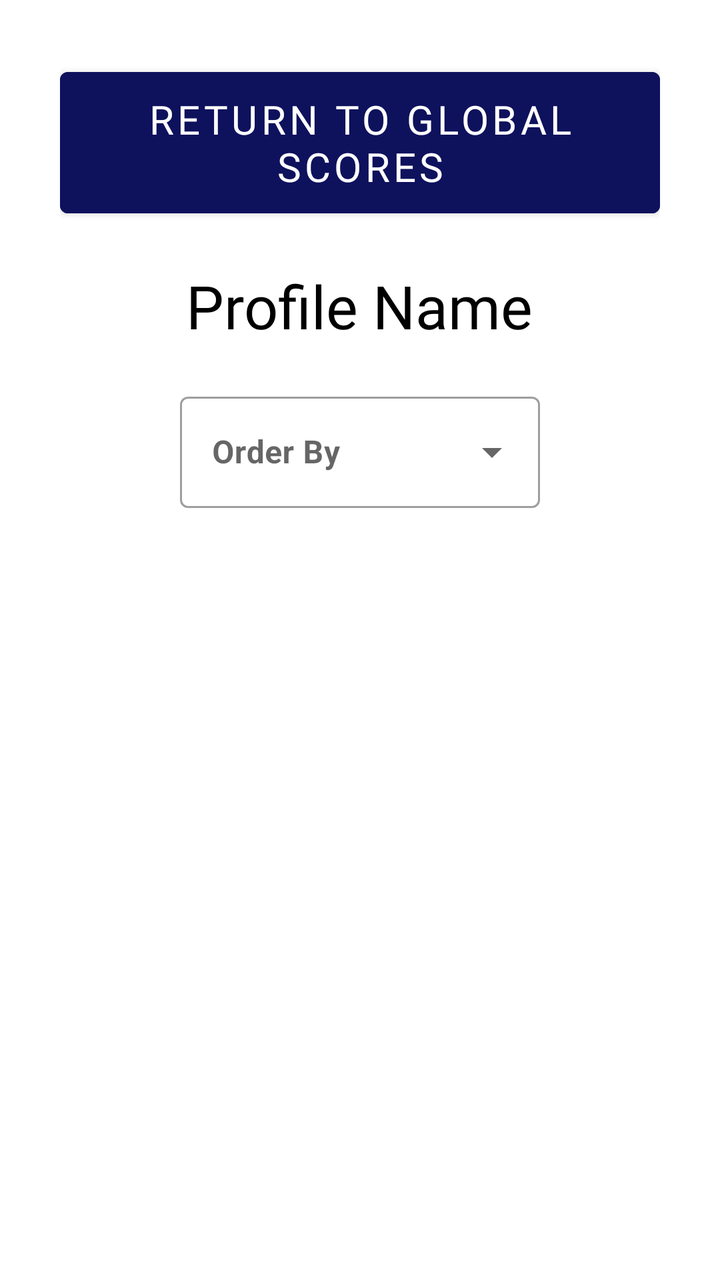
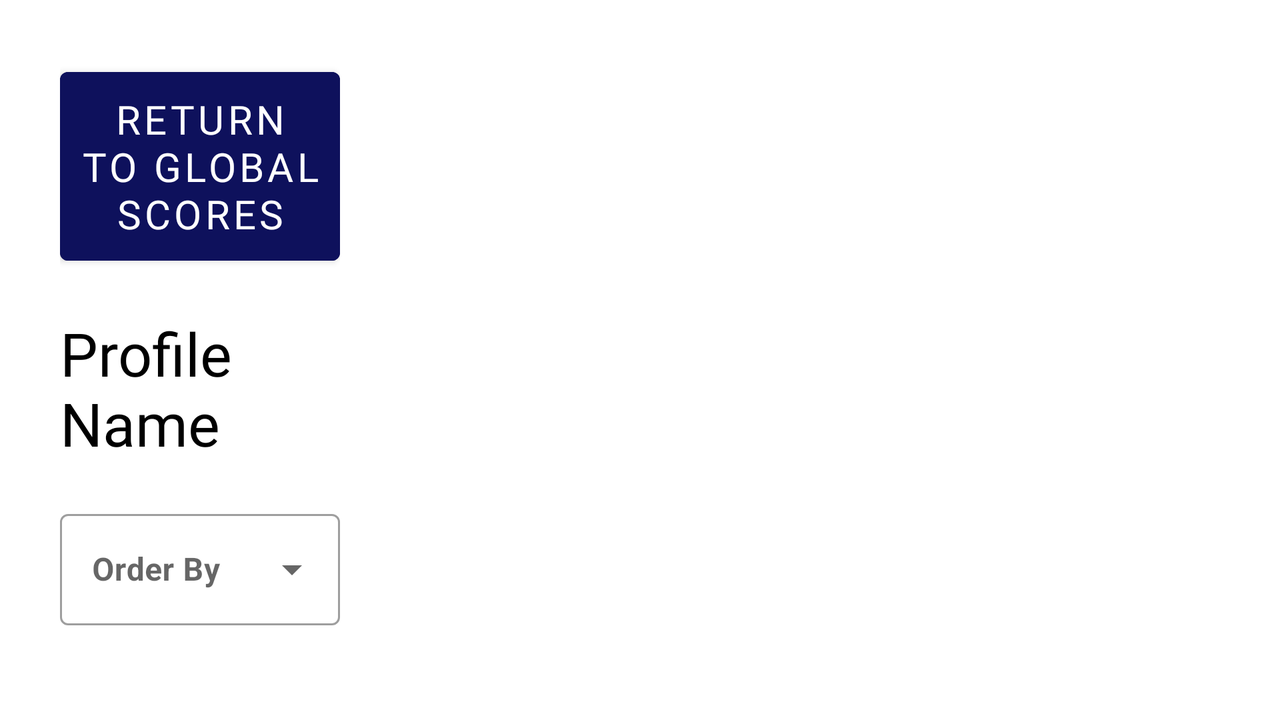

An Android layout and its configuration variant, each rendered on a device that would load it. The default file and the variant file are quoted in full after the pictures.
<!-- AndroidManifest.xml: application theme Theme.QuizApp -->
<!-- res/layout/activity_profile_scores.xml -->
<?xml version="1.0" encoding="utf-8"?>
<LinearLayout xmlns:android="http://schemas.android.com/apk/res/android"
    xmlns:app="http://schemas.android.com/apk/res-auto"
    xmlns:tools="http://schemas.android.com/tools"
    android:layout_width="match_parent"
    android:layout_height="match_parent"
    android:orientation="vertical"
    android:padding="30dp"
    tools:context=".ProfileScoresActivity">

    <Button
        android:id="@+id/btnReturnScore"
        android:layout_width="wrap_content"
        android:layout_height="wrap_content"
        android:layout_marginBottom="20dp"
        android:backgroundTint="@color/primary_blue"
        android:fontFamily="@font/gloucester_mt"
        android:padding="10dp"
        android:text="@string/return_scores_text"
        android:textSize="20sp" />

    <TextView
        android:id="@+id/tvProfileName"
        android:layout_width="wrap_content"
        android:layout_height="wrap_content"
        android:layout_gravity="center"
        android:layout_marginBottom="20dp"
        android:fontFamily="@font/gloucester_mt"
        android:text="Profile Name"
        android:textColor="@color/black"
        android:textSize="30sp" />

    <com.google.android.material.textfield.TextInputLayout
        style="@style/Widget.MaterialComponents.TextInputLayout.OutlinedBox.ExposedDropdownMenu"
        android:layout_width="180dp"
        android:layout_height="wrap_content"
        android:layout_gravity="center"
        android:layout_marginBottom="20dp">

        <AutoCompleteTextView
            android:id="@+id/autoCompleteTextViewProfileScores"
            android:layout_width="match_parent"
            android:layout_height="match_parent"
            android:hint="@string/order_by"
            android:textColor="@color/black"
            android:textStyle="bold" />
    </com.google.android.material.textfield.TextInputLayout>

    <androidx.recyclerview.widget.RecyclerView
        android:id="@+id/rvProfileScores"
        android:layout_width="match_parent"
        android:layout_height="match_parent" />

</LinearLayout>
<!-- resources referenced by this layout -->
<resources>
  <color name="black">#FF000000</color>
  <color name="primary_blue">#0E115C</color>
  <string name="order_by">Order By</string>
  <string name="return_scores_text">Return to Global Scores</string>
  <style name="Theme.QuizApp" parent="Theme.MaterialComponents.DayNight.DarkActionBar">
      
      <item name="colorPrimary">@color/purple_500</item>
      <item name="colorPrimaryVariant">@color/purple_700</item>
      <item name="colorOnPrimary">@color/white</item>
      
      <item name="colorSecondary">@color/teal_200</item>
      <item name="colorSecondaryVariant">@color/teal_700</item>
      <item name="colorOnSecondary">@color/black</item>
      
      <item name="android:statusBarColor" tools:targetApi="l">@color/primary_purple</item>
      
    </style>
  <color name="purple_500">#FF6200EE</color>
  <color name="purple_700">#FF3700B3</color>
  <color name="white">#FFFFFFFF</color>
  <color name="teal_200">#FF03DAC5</color>
  <color name="teal_700">#FF018786</color>
  <color name="primary_purple">#4F1D97</color>
</resources>
<!-- res/layout-land/activity_profile_scores.xml (the repository's variant of the layout above) -->
<!-- drawn on the phone turned sideways -->
<?xml version="1.0" encoding="utf-8"?>
<LinearLayout xmlns:android="http://schemas.android.com/apk/res/android"
    xmlns:app="http://schemas.android.com/apk/res-auto"
    xmlns:tools="http://schemas.android.com/tools"
    android:layout_width="match_parent"
    android:layout_height="match_parent"
    android:orientation="vertical"
    android:padding="30dp"
    tools:context=".ProfileScoresActivity">

    <LinearLayout
        android:layout_width="match_parent"
        android:layout_height="match_parent"
        android:orientation="horizontal">

        <LinearLayout
            android:layout_width="0dp"
            android:layout_height="match_parent"
            android:layout_weight="1"
            android:orientation="vertical">

            <Button
                android:id="@+id/btnReturnScore"
                android:layout_width="wrap_content"
                android:layout_height="wrap_content"
                android:layout_marginBottom="20dp"
                android:backgroundTint="@color/primary_blue"
                android:fontFamily="@font/gloucester_mt"
                android:padding="10dp"
                android:text="@string/return_scores_text"
                android:textSize="20sp" />

            <TextView
                android:id="@+id/tvProfileName"
                android:layout_width="wrap_content"
                android:layout_height="wrap_content"
                android:layout_marginBottom="20dp"
                android:fontFamily="@font/gloucester_mt"
                android:text="Profile Name"
                android:textColor="@color/black"
                android:textSize="30sp" />

            <com.google.android.material.textfield.TextInputLayout
                style="@style/Widget.MaterialComponents.TextInputLayout.OutlinedBox.ExposedDropdownMenu"
                android:layout_width="match_parent"
                android:layout_height="wrap_content"
                android:layout_gravity="center">

                <AutoCompleteTextView
                    android:id="@+id/autoCompleteTextViewProfileScores"
                    android:layout_width="match_parent"
                    android:layout_height="match_parent"
                    android:layout_weight="1"
                    android:hint="@string/order_by"
                    android:textColor="@color/black"
                    android:textStyle="bold" />
            </com.google.android.material.textfield.TextInputLayout>
        </LinearLayout>

        <androidx.recyclerview.widget.RecyclerView
            android:id="@+id/rvProfileScores"
            android:layout_width="0dp"
            android:layout_height="match_parent"
            android:layout_marginStart="20dp"
            android:layout_weight="3" />

    </LinearLayout>
</LinearLayout>
